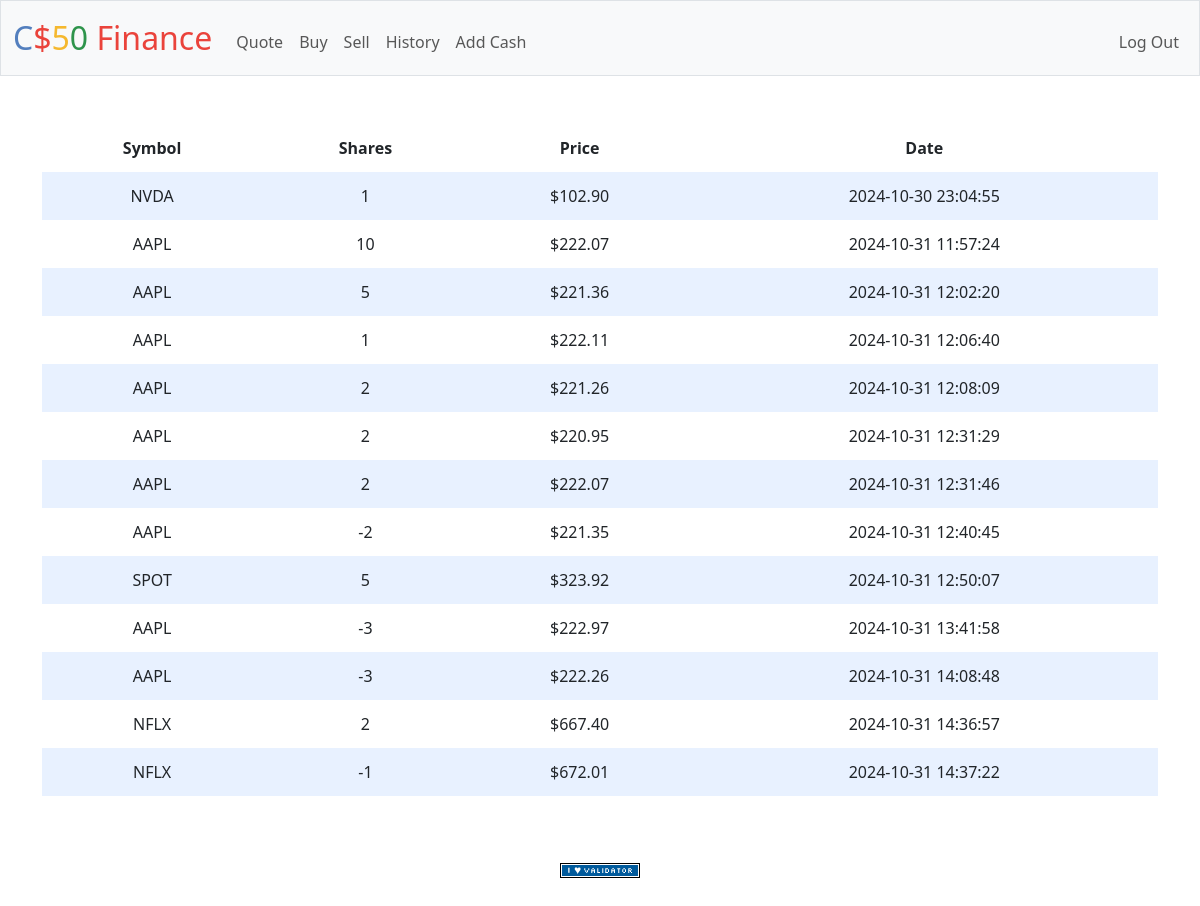
Screenshot of /history (signed in) with the database file from the repository.
### tables this page shows
CREATE TABLE transactions ( id INTEGER PRIMARY KEY AUTOINCREMENT, user_id INTEGER, symbol TEXT, shares INTEGER, price REAL, date TIMESTAMP );

### app.py (the view)
@app.route("/history")
@login_required
def history():
    user_id = session["user_id"]
    transaction_db = db.execute("SELECT * FROM transactions WHERE user_id = ?", user_id)
    return render_template("history.html", transactions=transaction_db)

### app.py (called while the page is built)
@app.after_request
def after_request(response):
    response.headers["Cache-Control"] = "no-cache, no-store, must-revalidate"
    response.headers["Expires"] = 0
    response.headers["Pragma"] = "no-cache"
    return response

### helpers.py (called while the page is built)
def login_required(f):
    @wraps(f)
    def decorated_function(*args, **kwargs):
        if session.get("user_id") is None:
            return redirect("/login")
        return f(*args, **kwargs)
    return decorated_function

### templates/history.html (shortened to what this page needs)
{% extends "layout.html" %}
{% block main %}
    <table>
        <thead>
            <tr>
                <th>Symbol</th>
                <th>Shares</th>
                <th>Price</th>
                <th>Date</th>
            </tr>
        </thead>
        <tbody>
            {% for row in transactions %}
                <tr>
                    <td>{{row["symbol"]}}</td>
                    <td>{{row["shares"]}}</td>
                    <td>${{ "%.2f" | format(row["price"]) }}</td>
                    <td>{{row["date"]}}</td>
                </tr>
            {% endfor %}
        </tbody>
    </table>
{% endblock %}

### templates/layout.html (shortened to what this page needs)
<!DOCTYPE html>
<html lang="en">
    <head>
        <link href="https://cdn.jsdelivr.net/npm/bootstrap@5.3.3/dist/css/bootstrap.min.css" rel="stylesheet">
        <link href="/static/styles.css" rel="stylesheet">
    </head>
    <body>
        <nav class="bg-light border navbar navbar-expand-md navbar-light">
            <div class="container-fluid">
                <a class="navbar-brand" href="/"><span class="blue">C</span><span class="red">$</span><span class="yellow">5</span><span class="green">0</span> <span class="red">Finance</span></a>
                <div class="collapse navbar-collapse" id="navbar">
                    {% if session["user_id"] %}
                        <ul class="navbar-nav me-auto mt-2">
                            <li class="nav-item"><a class="nav-link" href="/quote">Quote</a></li>
                            <li class="nav-item"><a class="nav-link" href="/buy">Buy</a></li>
                            <li class="nav-item"><a class="nav-link" href="/sell">Sell</a></li>
                            <li class="nav-item"><a class="nav-link" href="/history">History</a></li>
                            <li class="nav-item"><a class="nav-link" href="/add_cash">Add Cash</a></li>
                        </ul>
                        <ul class="navbar-nav ms-auto mt-2">
                            <li class="nav-item"><a class="nav-link" href="/logout">Log Out</a></li>
                        </ul>
                    {% else %}
                        <ul class="navbar-nav ms-auto mt-2">
                            <li class="nav-item"><a class="nav-link" href="/register">Register</a></li>
                            <li class="nav-item"><a class="nav-link" href="/login">Log In</a></li>
                        </ul>
                    {% endif %}
                </div>
            </div>
        </nav>
        <main class="container py-5 text-center">
            {% block main %}{% endblock %}
        </main>
        <footer class="mb-5">
            <form action="https://validator.w3.org/check" class="text-center" enctype="multipart/form-data" method="post" target="_blank">
                <input alt="Validate" src="/static/I_heart_validator.png" type="image">
            </form>
        </footer>
    </body>
</html>

### static/styles.css (style rules this page uses)
nav .navbar-brand { font-size: xx-large; }
nav .navbar-brand .blue { color: #537fbe; }
nav .navbar-brand .red { color: #ea433b; }
nav .navbar-brand .yellow { color: #f5b82e; }
nav .navbar-brand .green { color: #2e944b; }
table { background-color: transparent; margin-bottom: 1rem; width: 100%; }
table th, table td { padding: 0.75rem; vertical-align: middle; }
tbody tr:nth-of-type(odd) { background-color: rgb(179, 208, 255, 0.3) }

### rows the page displays
transactions: symbol "NVDA", shares "1", price "102.90", date "2024-10-30 23:04:55"
transactions: symbol "AAPL", shares "10", price "222.07", date "2024-10-31 11:57:24"
transactions: symbol "AAPL", shares "5", price "221.36", date "2024-10-31 12:02:20"
transactions: symbol "AAPL", shares "1", price "222.11", date "2024-10-31 12:06:40"
transactions: symbol "AAPL", shares "2", price "221.26", date "2024-10-31 12:08:09"
transactions: symbol "AAPL", shares "2", price "220.95", date "2024-10-31 12:31:29"
transactions: symbol "AAPL", shares "2", price "222.07", date "2024-10-31 12:31:46"
transactions: symbol "AAPL", shares "-2", price "221.35", date "2024-10-31 12:40:45"
transactions: symbol "SPOT", shares "5", price "323.92", date "2024-10-31 12:50:07"
transactions: symbol "AAPL", shares "-3", price "222.97", date "2024-10-31 13:41:58"
transactions: symbol "AAPL", shares "-3", price "222.26", date "2024-10-31 14:08:48"
transactions: symbol "NFLX", shares "2", price "667.40", date "2024-10-31 14:36:57"
transactions: symbol "NFLX", shares "-1", price "672.01", date "2024-10-31 14:37:22"
